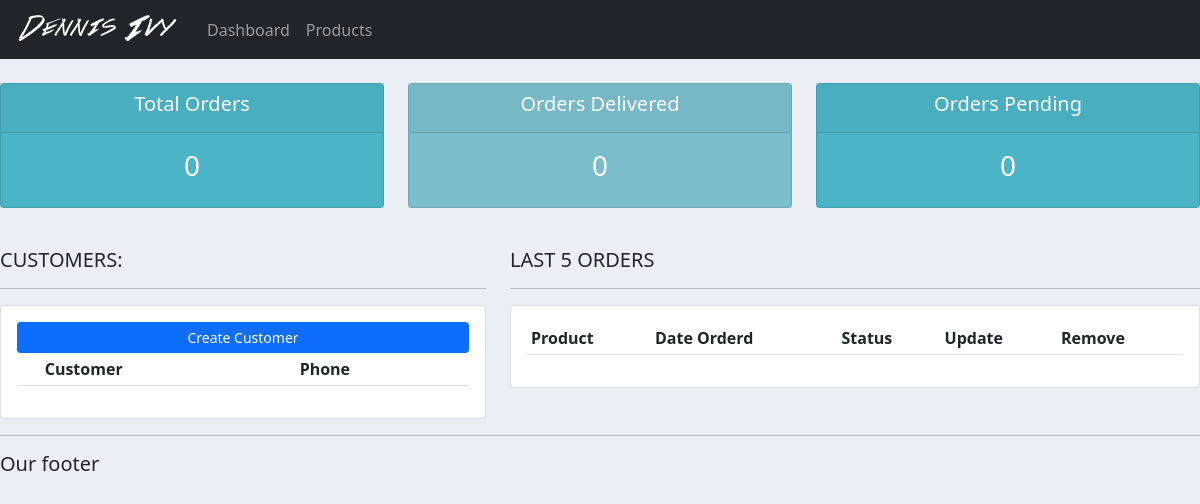
The app's page /, older data.
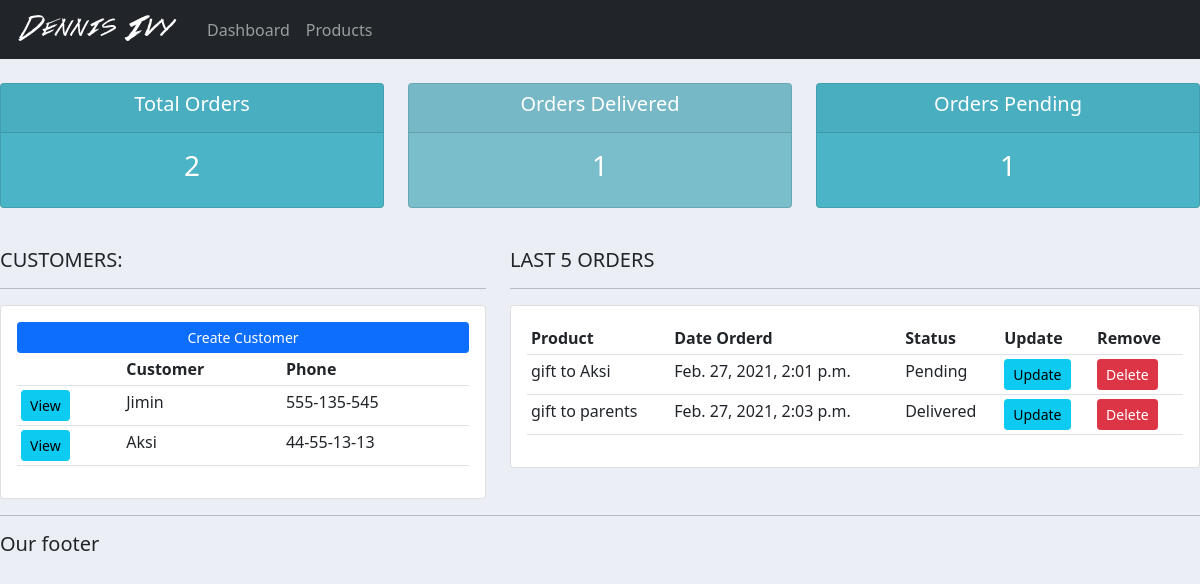
The same page, newer data.
### accounts/models.py (models this page shows, shortened)
class Customer(models.Model):
    name = models.CharField(max_length=200, null=True)
    phone = models.CharField(max_length=200, null=True)
    email = models.CharField(max_length=200, null=True)
    date_created = models.DateTimeField(auto_now_add=True, null=True)

class Order(models.Model):
    STATUS = (
            ('Pending', 'Pending'),
            ('Out for delivery', 'Out for delivery'),
            ('Delivered', 'Delivered')
            )
    customer = models.ForeignKey(Customer, null=True, on_delete= models.SET_NULL)
    product = models.ForeignKey(Product, null=True, on_delete= models.SET_NULL)
    date_created = models.DateTimeField(auto_now_add=True, null=True)
    status = models.CharField(max_length=200, null=True,choices=STATUS)
    note = models.CharField(max_length=1000, null=True)

class Product(models.Model):
    CATEGORY = (
        ('Indoor', 'Indoor'),
        ('Out Door', 'Out Door'),
    )
    name = models.CharField(max_length=200, null=True)
    price = FloatField(null=True)
    category = models.CharField(max_length=200, null=True, choices=CATEGORY)
    description = models.CharField(max_length=200, null=True, blank=True)
    date_created = models.DateTimeField(auto_now_add=True, null=True)
    tags = models.ManyToManyField(Tag)
    def __str__(self):
        return self.name

### accounts/views.py (the view)
# urls.py: path('', views.home, name='home'),
def home(request):
    orders = Order.objects.all()
    customers = Customer.objects.all()
    total_customers = customers.count()
    total_orders = orders.count()
    delivered = orders.filter(status='Delivered').count()
    pending = orders.filter(status='Pending').count()
    context = {'orders':orders, 'customers':customers, 'total_customers':total_customers, 'delivered':delivered, 'total_orders':total_orders, 'pending':pending}
    return render(request, 'accounts/dashboard.html', context)

### accounts/templates/accounts/dashboard.html
{% extends 'accounts/main.html' %}
{% block content %}
{% include 'accounts/status.html' %}
<br>
<div class="row">
    <div class="col-md-5">
        <h5>CUSTOMERS:</h5>
        <hr>
        <div class="card card-body">
            <a class="btn btn-primary btn-sm btn-block" href="">Create Customer</a>
            <table class="table table-sm">
                <tr>
                    <th></th>
                    <th>Customer</th>
                    <th>Phone</th>
                </tr>
                {% for customer in customers %}
                <tr>
                    <td><a class='btn btn-sm btn-info' href="{% url 'customer' customer.id %}">View</a></td>
                    <td>{{customer.name}}</td>
                    <td>{{customer.phone}}</td>
                </tr>
                {% endfor %}
            </table>
        </div>
    </div>
    <div class="col-md-7">
        <h5>LAST 5 ORDERS</h5>
        <hr>
        <div class="card card-body">
            <table class="table table-sm">
                <tr>
                    <th>Product</th>
                    <th>Date Orderd</th>
                    <th>Status</th>
                    <th>Update</th>
                    <th>Remove</th>
                </tr>
                {% for order in orders %}
                <tr>
                    <td>{{order.product}}</td>
                    <td>{{order.date_created}}</td>
                    <td>{{order.status}}</td>
                    <td><a class="btn btn-sm btn-info" href="{% url 'update_order' order.id %}">Update</a></td>
                    <td><a class="btn btn-sm btn-danger" href="{% url 'delete_order' order.id %}">Delete</a></td>
                </tr>
                {% endfor %}
            </table>
        </div>
    </div>
</div>
{% endblock %}

### accounts/templates/accounts/main.html (shortened to what this page needs)
{% load static %}
<!DOCTYPE html>
<html lang="en">
<head>
    <link href="https://cdn.jsdelivr.net/npm/bootstrap@5.0.0-beta2/dist/css/bootstrap.min.css" rel="stylesheet">
    <link rel="stylesheet" type="text/css" href="{% static '/css/main.css' %}">
</head>
<body>
    {% include 'accounts/navbar.html' %}
    {% block content %}
    {% endblock %}
    <hr>
    <h5>Our footer</h5>
</body>
</html>

### accounts/templates/accounts/navbar.html (shortened to what this page needs)
{% load static %}
<nav class="navbar navbar-expand-lg navbar-dark bg-dark">
    <img src="{% static 'images/logo2.png' %}" alt="">
    <div class="collapse navbar-collapse" id="navbarNav">
      <ul class="navbar-nav">
        <li class="nav-item active">
          <a class="nav-link" href="{% url 'home' %}">Dashboard</a>
        </li>
        <li class="nav-item">
          <a class="nav-link" href="{% url 'products' %}">Products</a>
        </li>
      </ul>
    </div>
  </nav>

### accounts/templates/accounts/status.html
<br>
<div class="row">
    <div class="col">
        <div class="col-md">
            <div class="card text-center text-white mb-3" id="total-orders">
                <div class="card-header">
                    <h5 class="card-title">Total Orders</h5>
                </div>
                <div class="card-body">
                    <h3 class="card-title">{{total_orders}}</h3>
                </div>
            </div>
        </div>
    </div>
    <div class="col">
        <div class="col-md">
            <div class="card text-center text-white mb-3" id="orders-delivered">
                <div class="card-header">
                    <h5 class="card-title">Orders Delivered</h5>
                </div>
                <div class="card-body">
                    <h3 class="card-title">{{delivered}}</h3>
                </div>
            </div>
        </div>
    </div>
    <div class="col">
        <div class="col-md">
            <div class="card text-center text-white mb-3" id="total-orders">
                <div class="card-header">
                    <h5 class="card-title">Orders Pending</h5>
                </div>
                <div class="card-body">
                    <h3 class="card-title">{{pending}}</h3>
                </div>
            </div>
        </div>
    </div>
</div>

### static/css/main.css (style rules this page uses)
body { background-color: #ebeff5; }
#total-orders { background-color: #4cb4c7; }
#orders-delivered { background-color: #7abecc; }

Row changes from the older to the newer data that the page shows:
added Customer: name "Jimin", phone "555-135-545"
added Customer: name "Aksi", phone "44-55-13-13"
added Order: product "gift to Aksi", date_created "Feb. 27, 2021, 2:01 p.m.", status "Pending"
added Order: product "gift to parents", date_created "Feb. 27, 2021, 2:03 p.m.", status "Delivered"
Text that changed along with them:
{{ total_orders }}: "0" → "2"
{{ delivered }}: "0" → "1"
{{ pending }}: "0" → "1"
